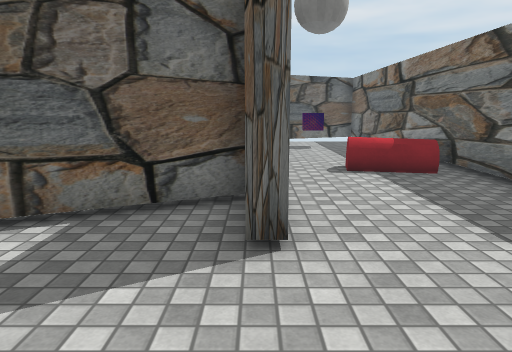
[1] (above)

13 first-person views from a walk through a Unity game level. The camera is 1.4 m above the floor, tilts 10° down and sees 70° across. The floor is counted in squares, 1 m on a side. Each view is taken from the middle of a square. On the plan, view 1 faces up. The plan holds only what a view shows up to about 16 squares ahead; the rest is blank. The place goes on beyond the plan. Some surface patterns are stand-ins.

[2]
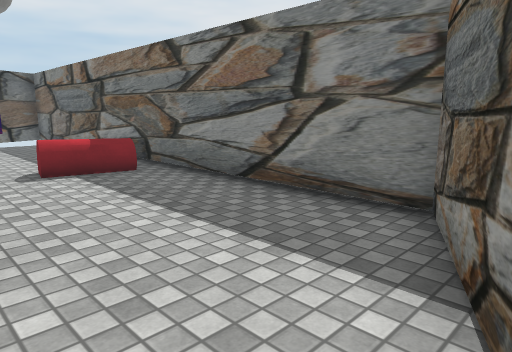

[3]
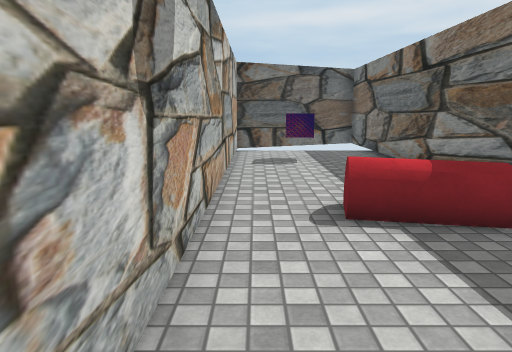

[4]
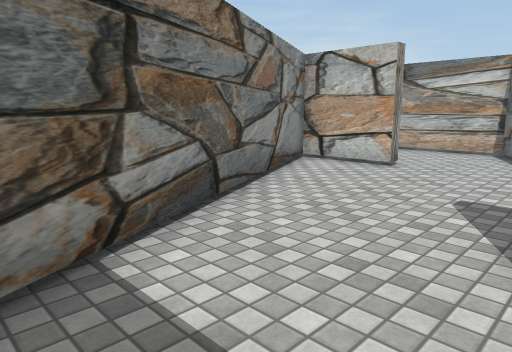

[5]
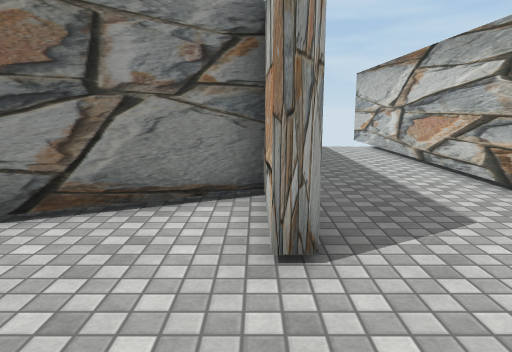

[6]
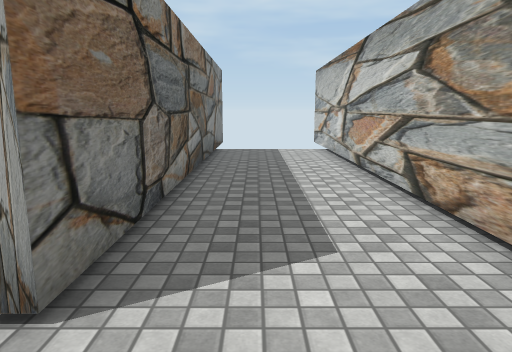

[7]
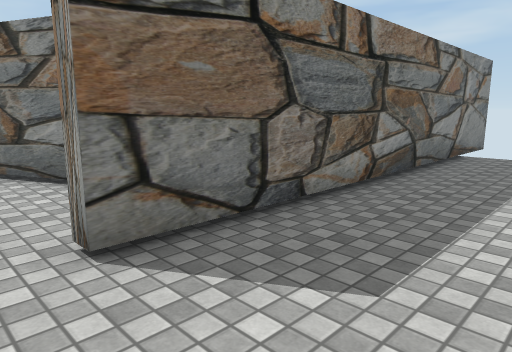

[8]
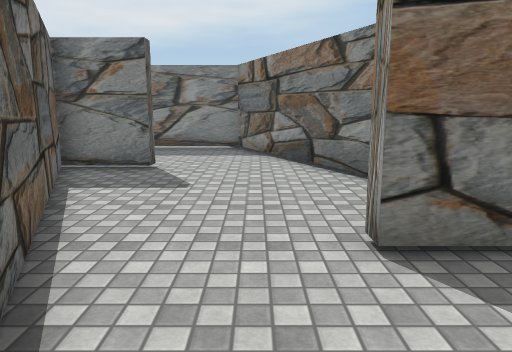

[9]
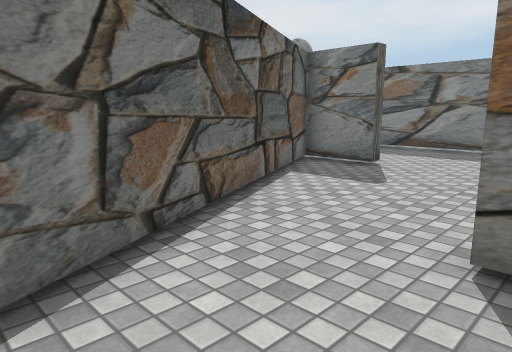

[10]
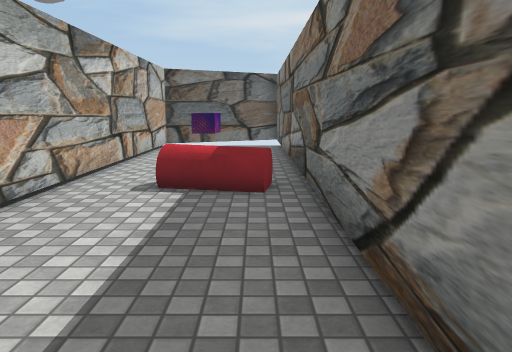

[11]
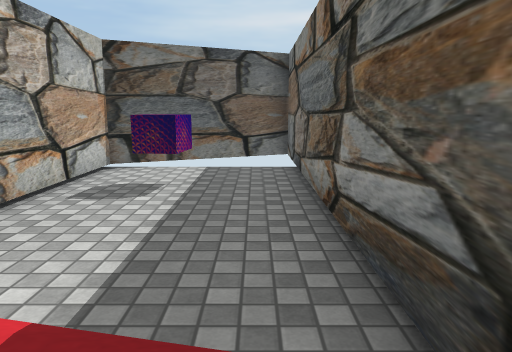

[12]
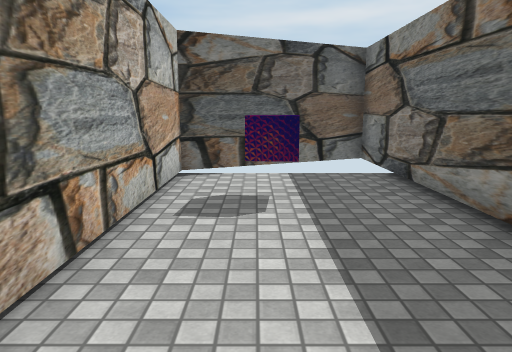

[13]
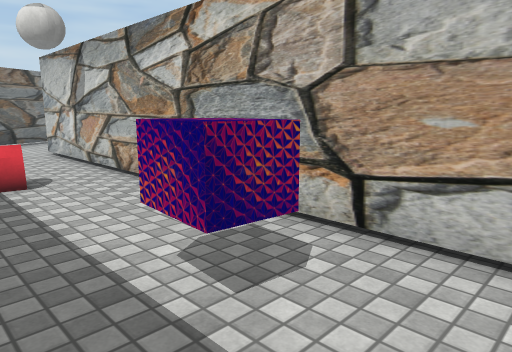

### Floor plan
Points are (right, up) in squares from view 1. A wall is a line through its corners. A room is listed if a view was taken in it or the views show most of it. See-through windows are left out.
Room 1 (views 1, 2, 3, 4, 5, 6, 7, 8, 9, 10, 11, 12, 13)
walls: (-5.6, -12.5) (-5.6, -0.2) (-5.1, -0.2) (-5.1, -3.1) (5, 1.7) (5, 18.5); (3.3, 18.5) (0.3, 17.1) (0.3, 3.6) (-0.1, 3.6) (-0.1, 5.8) (-9.5, 1.4) (-9.5, -12.5)
objects: other object (2, 14) to (3, 15); red cylinder (3, 9) to (4, 9)

Positions as (right, up) in squares from view 1, and headings:
1: (0, 0), facing up
2: (0, 0), facing up-right
3: (1, 4), facing up
4: (4, 4), facing down-left
5: (-5, 3), facing down
6: (-7, 2), facing down
7: (-9, 1), facing down-right
8: (-9, 1), facing right
9: (-9, -1), facing up-right
10: (4, 2), facing up
11: (4, 8), facing up
12: (2, 9), facing up
13: (4, 17), facing down-left
